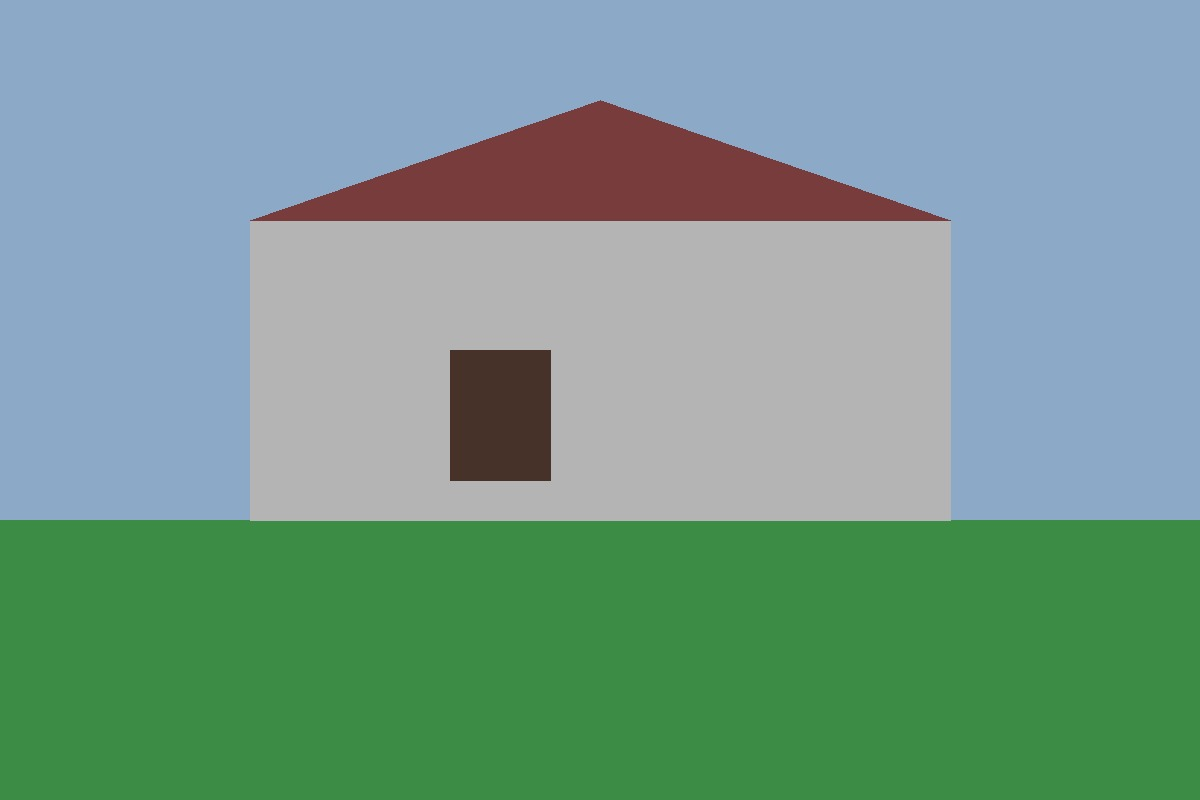
#> input picture samples/campus_fest_control.jpg, 1200 x 800 px; its folder holds only this picture in this run
$ python -i copymove.py   (imports and definitions only)
#> lines starting #> are read from the running program, lines starting #| are printed output that depends on the picture; after the words box and inside, x2 and y2 are one past the last pixel; in counts of white or black regions, pixels touching at a corner belong together
"""backend/app/analyzers/image/copymove.py

Forensic Copy-Move forgery detection using ORB features and RANSAC consistency.
Adheres strictly to Rule 2:
- Standalone copy-move findings cap at weak/moderate strength
- Mandatory alternative explanation: repetitive natural textures (brick, foliage, windows)
- Mandatory limitations statement
- Bounding box Region(x, y, w, h) mapped to original coordinate space
- Overlay artifact saved strictly to ctx.artifact_dir
- Pure functional design, no DB access, no unhandled exceptions
"""

import hashlib
from pathlib import Path
from typing import Any, Dict, List, Optional, Tuple
from uuid import uuid4

import cv2
import numpy as np
from PIL import Image

from shared.schemas import Modality, Observation, Region, Strength


def detect_copy_move_orb(
    image_np: np.ndarray,
    scale_factor: float = 1.0,
    min_spatial_dist: float = 30.0,
    ratio_thresh: float = 0.75,
    min_inliers: int = 8
) -> Tuple[List[Dict[str, Any]], Optional[np.ndarray], Dict[str, Any]]:
    """
    Detects copy-move duplication using ORB features + self-matching + RANSAC.
    Returns:
    - clusters of matches (with bounding boxes in original coordinates)
    - annotated visualization image (BGR)
    - statistics dict
    """
#> called with scale_factor = 1, min_spatial_dist = 30, ratio_thresh = 0.75, min_inliers = 8
    if len(image_np.shape) == 3:
        gray = cv2.cvtColor(image_np, cv2.COLOR_RGB2GRAY)
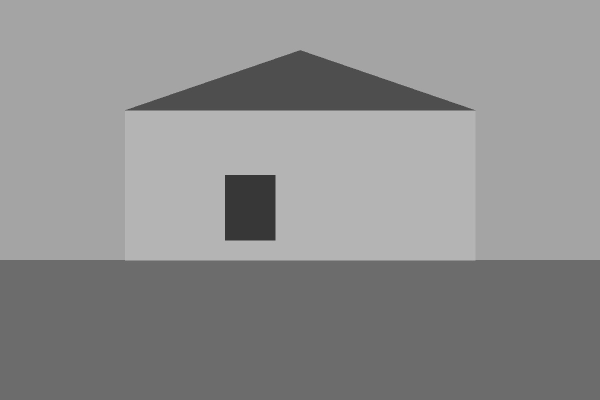
#> gray: shape (800, 1200) (shown at 1/2 size); min 49, max 188, mean 142.4
    else:
        gray = image_np

    orb = cv2.ORB_create(nfeatures=2500, fastThreshold=12)
    keypoints, descriptors = orb.detectAndCompute(gray, None)
#> keypoints = 208 keypoints; strongest (x, y, size): (451, 479, 31), (450, 478, 37.2), (550, 478, 31), (450, 351, 31)

    stats: Dict[str, Any] = {
        "keypoints_detected": len(keypoints) if keypoints else 0,
        "candidate_matches": 0,
        "ransac_inliers": 0,
        "clusters_found": 0,
    }
#> stats = {'keypoints_detected': 208, 'candidate_matches': 0, 'ransac_inliers': 0, 'clusters_found': 0}

    if descriptors is None or len(descriptors) < 15:
        return [], None, stats

    # Self-matching with BFMatcher (Hamming distance)
    bf = cv2.BFMatcher(cv2.NORM_HAMMING, crossCheck=False)
    # Find top 3 neighbors for each descriptor (0: self, 1: best other, 2: second other)
    knn_matches = bf.knnMatch(descriptors, descriptors, k=min(4, len(descriptors)))
#> knn_matches = 208 matches

    matched_pairs = []
    seen_pairs = set()

    for m_list in knn_matches:
        if len(m_list) < 3:
            continue
        # m_list[0] is self (queryIdx == trainIdx, dist == 0)
        # Find first non-self match that is spatially distant
        query_idx = m_list[0].queryIdx
        pt1 = np.array(keypoints[query_idx].pt)

        candidate = None
        second_candidate = None

        for m in m_list[1:]:
            train_idx = m.trainIdx
            pt2 = np.array(keypoints[train_idx].pt)
            dist = np.linalg.norm(pt1 - pt2)
            if dist >= min_spatial_dist:
                if candidate is None:
                    candidate = m
                elif second_candidate is None:
                    second_candidate = m
                    break

        if candidate and second_candidate:
            # Lowe's ratio test
            if candidate.distance < ratio_thresh * second_candidate.distance:
                pair = tuple(sorted([query_idx, candidate.trainIdx]))
                if pair not in seen_pairs:
                    seen_pairs.add(pair)
                    matched_pairs.append((query_idx, candidate.trainIdx))
#> this loop made 208 passes
#> (pt1, pair) on passes 5, 18, 22, 26, 28, 29, 31, 32: ([549, 350], (4, 5)), ([624, 108], (17, 35)), ([642, 114], (21, 63)), ([532.8, 122.4], (25, 69)), ([514.8, 128.4], (27, 33)), ([684, 128.4], (28, 65)), ([702, 134.4], (30, 61)), ([492, 136.8], (31, 52))
#> after the loop, matched_pairs = 41 pairs, first value 4 to 203, second value 4 to 185; seen_pairs = 41 items

    stats["candidate_matches"] = len(matched_pairs)

    if len(matched_pairs) < min_inliers:
        return [], None, stats

    # Extract source and destination points
    src_pts = np.float32([keypoints[p[0]].pt for p in matched_pairs]).reshape(-1, 1, 2)
#> src_pts = 41 rows, first 8: [549, 350], [624, 108], [642, 114], [532.8, 122.4], [514.8, 128.4], [684, 128.4], [702, 134.4], [492, 136.8]
    dst_pts = np.float32([keypoints[p[1]].pt for p in matched_pairs]).reshape(-1, 1, 2)
#> dst_pts = 41 rows, first 8: [450, 351], [732, 145.2], [852, 186], [322.8, 194.4], [480, 140.4], [859.2, 188.4], [844.8, 183.6], [390, 171.6]

    # Geometric consistency check using affine or homography RANSAC
    # Affine 2D RANSAC is robust for translation / rotation / scale copy-paste
    M, inliers = cv2.estimateAffine2D(src_pts, dst_pts, method=cv2.RANSAC, ransacReprojThreshold=5.0)
#> M = [[1.21, 0.662, -229.4], [0.0138, 0.938, 14.88]]; inliers = 41 values, max 1 at index 4, min 0 at index 0, mean 0.195

    if inliers is None:
        inlier_mask = np.zeros(len(matched_pairs), dtype=bool)
    else:
        inlier_mask = (inliers.ravel() == 1)

    inlier_count = int(np.sum(inlier_mask))
#> inlier_count = 8
    stats["ransac_inliers"] = inlier_count

    if inlier_count < min_inliers:
        return [], None, stats

    # Valid copy-move cluster confirmed
    inlier_pairs = [matched_pairs[i] for i in range(len(matched_pairs)) if inlier_mask[i]]
#> inlier_pairs = [(27, 33), (48, 126), (89, 4), (104, 109), (115, 54), (145, 162), (184, 185), (202, 173)]

    # Compute bounding boxes in original pixel coordinates (scale_factor converts back)
    src_inlier_pts = np.array([keypoints[p[0]].pt for p in inlier_pairs]) * scale_factor
#> src_inlier_pts = [[514.8, 128.4], [793.2, 166.8], [450, 351.6], [489.6, 136.8], [419, 161.3], [450.7, 351.4], [450.4, 350.9], [451.5, 351.2]]
    dst_inlier_pts = np.array([keypoints[p[1]].pt for p in inlier_pairs]) * scale_factor
#> dst_inlier_pts = [[480, 140.4], [839.5, 182.9], [549, 350], [452.2, 149.8], [382.8, 174], [547.8, 350.8], [547.4, 350.9], [547.4, 350.4]]

    def get_bbox(pts: np.ndarray) -> Dict[str, int]:
        x_min, y_min = np.min(pts, axis=0)
#> x_min = 419; y_min = 128.4
        x_max, y_max = np.max(pts, axis=0)
#> x_max = 793.2; y_max = 351.6
        # Pad by 10 px
        pad = 10
        x = max(0, int(x_min - pad))
#> x = 409
        y = max(0, int(y_min - pad))
#> y = 118
        w = int(x_max - x_min + 2 * pad)
#> w = 394
        h = int(y_max - y_min + 2 * pad)
#> h = 243
        return {"x": x, "y": y, "w": w, "h": h}

    src_bbox = get_bbox(src_inlier_pts)
#> src_bbox = {'x': 409, 'y': 118, 'w': 394, 'h': 243}
    dst_bbox = get_bbox(dst_inlier_pts)
#> dst_bbox = {'x': 372, 'y': 130, 'w': 476, 'h': 230}

    clusters = [{
        "inliers_count": inlier_count,
        "src_bbox": src_bbox,
        "dst_bbox": dst_bbox,
    }]
    stats["clusters_found"] = 1

    # Render visualization overlay on working image (RGB)
    vis_bgr = cv2.cvtColor(image_np, cv2.COLOR_RGB2BGR)
#> vis_bgr is the input picture: shape (800, 1200, 3); mean B, G, R 141.4, 154.7, 118.4
    # Draw matched inlier keypoints and connection lines
    for p in inlier_pairs:
        p1 = tuple(np.round(keypoints[p[0]].pt).astype(int))
        p2 = tuple(np.round(keypoints[p[1]].pt).astype(int))
        cv2.circle(vis_bgr, p1, 4, (0, 0, 255), -1)  # Red for src
        cv2.circle(vis_bgr, p2, 4, (255, 0, 0), -1)  # Blue for dst
        cv2.line(vis_bgr, p1, p2, (0, 255, 255), 1, cv2.LINE_AA)  # Yellow connection
#> this loop made 8 passes
#> (p, p1, p2) on passes 1 to 8: ((27, 33), (515, 128), (480, 140)), ((48, 126), (793, 167), (840, 183)), ((89, 4), (450, 352), (549, 350)), ((104, 109), (490, 137), (452, 150)), ((115, 54), (419, 161), (383, 174)), ((145, 162), (451, 351), (548, 351)), ((184, 185), (450, 351), (547, 351)), ((202, 173), (451, 351), (547, 350))
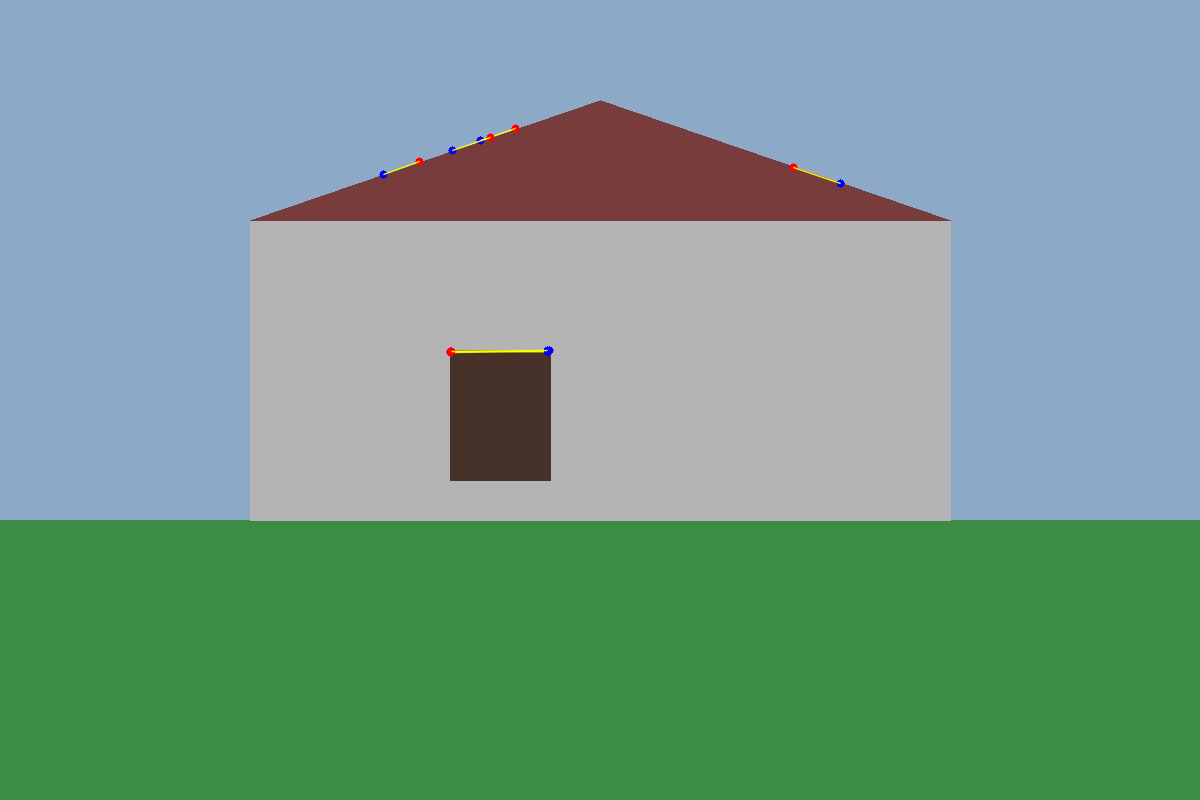
#> vis_bgr: shape (800, 1200, 3); 0.12% of pixels changed, all inside (x1, y1, x2, y2) = (379, 124, 845, 357)

    # Draw bounding boxes (scaled to working image)
    inv_scale = 1.0 / scale_factor
    def draw_box(bbox: Dict[str, int], color: Tuple[int, int, int], label: str):
#> called with color = (0, 0, 255), label = 'Cluster A'
        x1 = int(bbox["x"] * inv_scale)
#> x1 = 409
        y1 = int(bbox["y"] * inv_scale)
#> y1 = 118
        x2 = int((bbox["x"] + bbox["w"]) * inv_scale)
#> x2 = 803
        y2 = int((bbox["y"] + bbox["h"]) * inv_scale)
#> y2 = 361
        cv2.rectangle(vis_bgr, (x1, y1), (x2, y2), color, 2)
        cv2.putText(vis_bgr, label, (x1, max(15, y1 - 6)), cv2.FONT_HERSHEY_SIMPLEX, 0.5, color, 1)
#> vis_bgr: shape (800, 1200, 3); mean B, G, R 140.7, 154.1, 118.9

    draw_box(src_bbox, (0, 0, 255), "Cluster A")
    draw_box(dst_bbox, (255, 0, 0), "Cluster B")
#> call 2 of draw_box, with color = (255, 0, 0), label = 'Cluster B'
#> in draw_box (call 2), `x1 = int(bbox["x"] * inv_scale)`: x1 = 372
#> in draw_box (call 2), `y1 = int(bbox["y"] * inv_scale)`: y1 = 130
#> in draw_box (call 2), `x2 = int((bbox["x"] + bbox["w"]) * inv_scale)`: x2 = 848
#> in draw_box (call 2), `y2 = int((bbox["y"] + bbox["h"]) * inv_scale)`: y2 = 360
#> in draw_box (call 2), `cv2.rectangle(vis_bgr, (x1, y1), (x2, y2), color, 2)`:
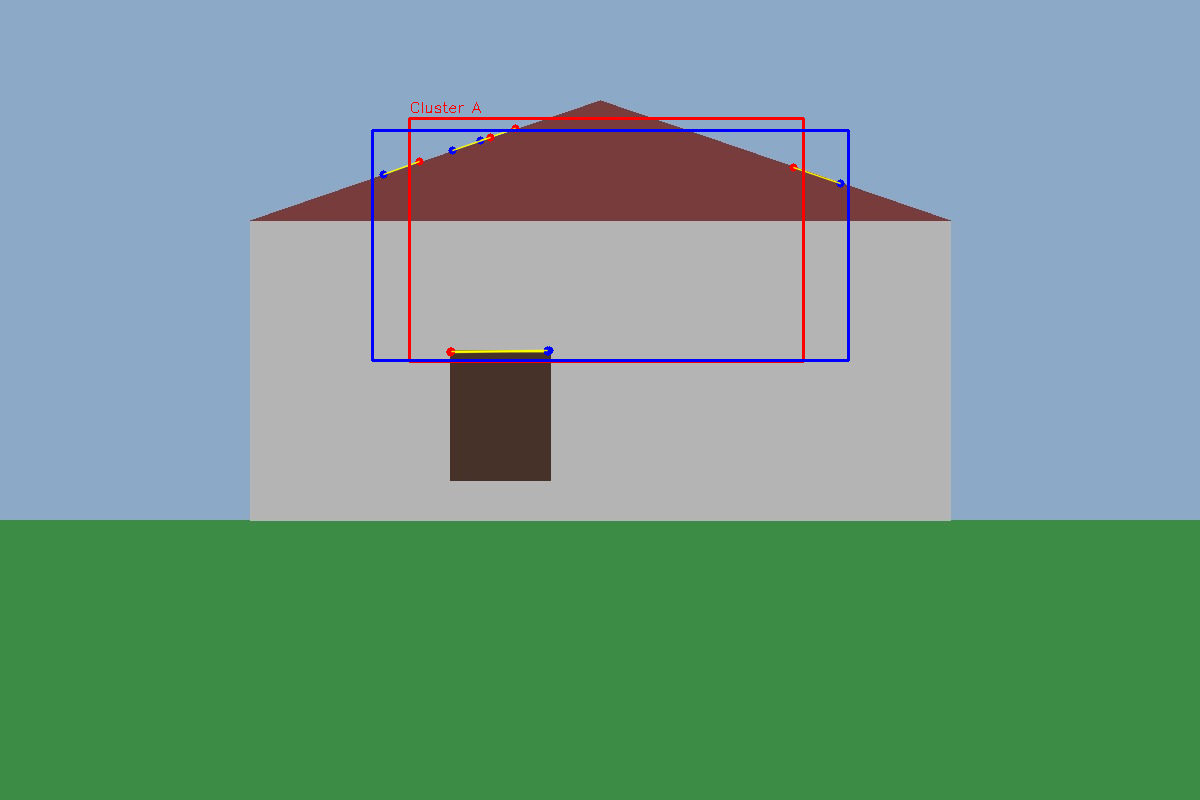
#> vis_bgr: shape (800, 1200, 3); mean B, G, R 141.3, 153.6, 118.2

    return clusters, vis_bgr, stats


# [137 lines that did not run here, left out]

>>> import cv2
>>> picture = cv2.cvtColor(cv2.imread('../../../../samples/campus_fest_control.jpg'), cv2.COLOR_BGR2RGB)
>>> result = detect_copy_move_orb(picture)

$ run again, on samples/campus_fest_edited.jpg
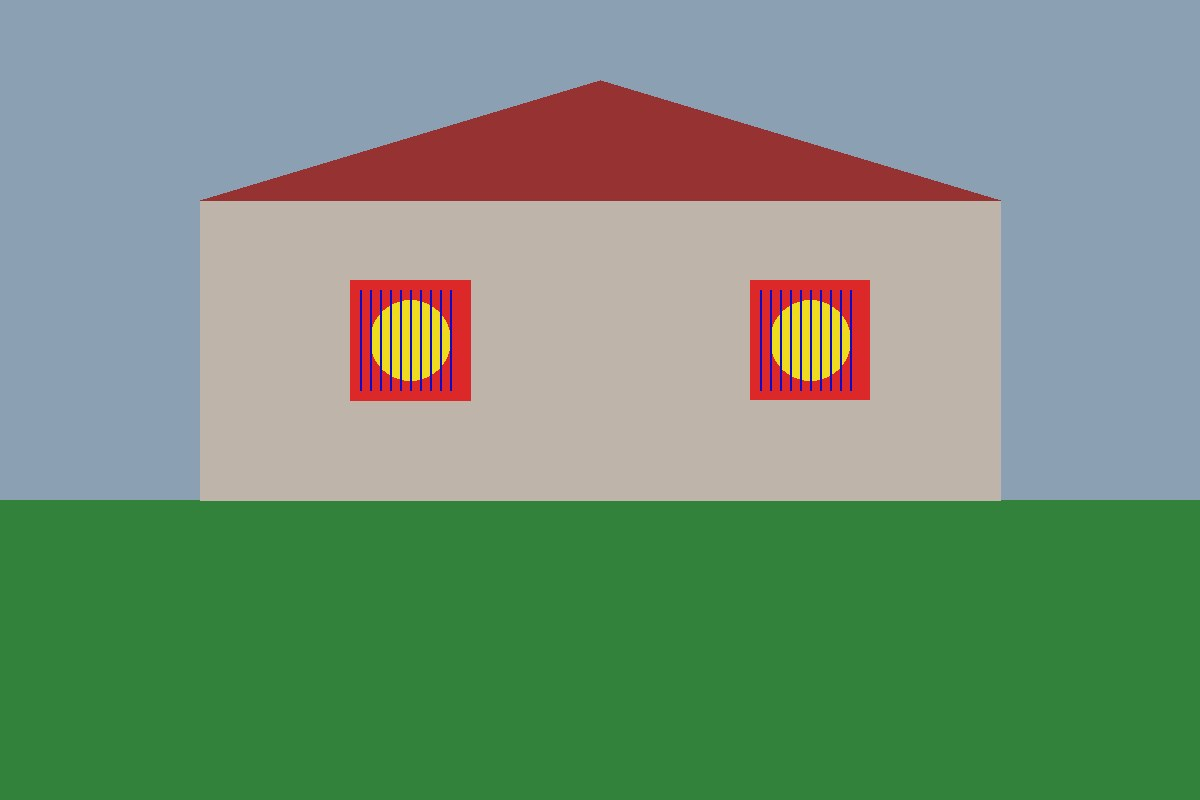
#> input picture samples/campus_fest_edited.jpg, 1200 x 800 px
#> keypoints = 1011 keypoints; strongest (x, y, size): (398, 376, 31), (798, 376, 31), (398, 304, 31), (798, 304, 31)
#> stats = {'keypoints_detected': 1011, 'candidate_matches': 0, 'ransac_inliers': 0, 'clusters_found': 0}
#> knn_matches = 1011 matches
#> the loop in detect_copy_move_orb, `for m_list in knn_matches:` made 1011 passes
#> (pt1, pair) on passes 54, 55, 56, 57, 60: ([350, 280], (53, 56)), ([352, 280], (54, 57)), ([468, 280], (55, 58)), ([750, 280], (56, 170)), ([360, 291], (59, 69))
#> after the loop in detect_copy_move_orb, `for m_list in knn_matches:`: matched_pairs = 212 pairs, first value 53 to 1007, second value 56 to 1009; seen_pairs = 212 items
#> src_pts = 212 rows, first 8: [350, 280], [352, 280], [468, 280], [750, 280], [360, 291], [371, 291], [380, 291], [391, 291]
#> dst_pts = 212 rows, first 8: [750, 280], [752, 280], [867, 280], [750, 399], [760, 291], [771, 291], [780, 291], [791, 291]
#> M = [[0.994, -0.000122, 402.4], [-0.00183, 0.997, 1.62]]; inliers = 212 values, max 1 at index 0, min 0 at index 3, mean 0.453
#> inlier_count = 96
#> inlier_pairs = 96 pairs, first value 53 to 934, second value 56 to 932
#> src_inlier_pts = 96 pairs, first value 349.9 to 469, second value 280 to 400
#> dst_inlier_pts = 96 pairs, first value 750 to 867, second value 280 to 399
#> x_min = 349.9; y_min = 280
#> x_max = 469; y_max = 400
#> x = 339
#> y = 270
#> w = 139
#> h = 140
#> src_bbox = {'x': 339, 'y': 270, 'w': 139, 'h': 140}
#> dst_bbox = {'x': 740, 'y': 270, 'w': 137, 'h': 139}
#> in detect_copy_move_orb, vis_bgr is the input picture: shape (800, 1200, 3); mean B, G, R 122, 145.4, 119.2
#> the loop in detect_copy_move_orb, `for p in inlier_pairs:` made 96 passes
#> (p, p1, p2) on passes 1 to 8: ((53, 56), (350, 280), (750, 280)), ((54, 57), (352, 280), (752, 280)), ((55, 58), (468, 280), (867, 280)), ((59, 69), (360, 291), (760, 291)), ((60, 70), (371, 291), (771, 291)), ((61, 71), (380, 291), (780, 291)), ((62, 72), (391, 291), (791, 291)), ((63, 73), (400, 291), (800, 291))
#> after the loop in detect_copy_move_orb, `for p in inlier_pairs:`:
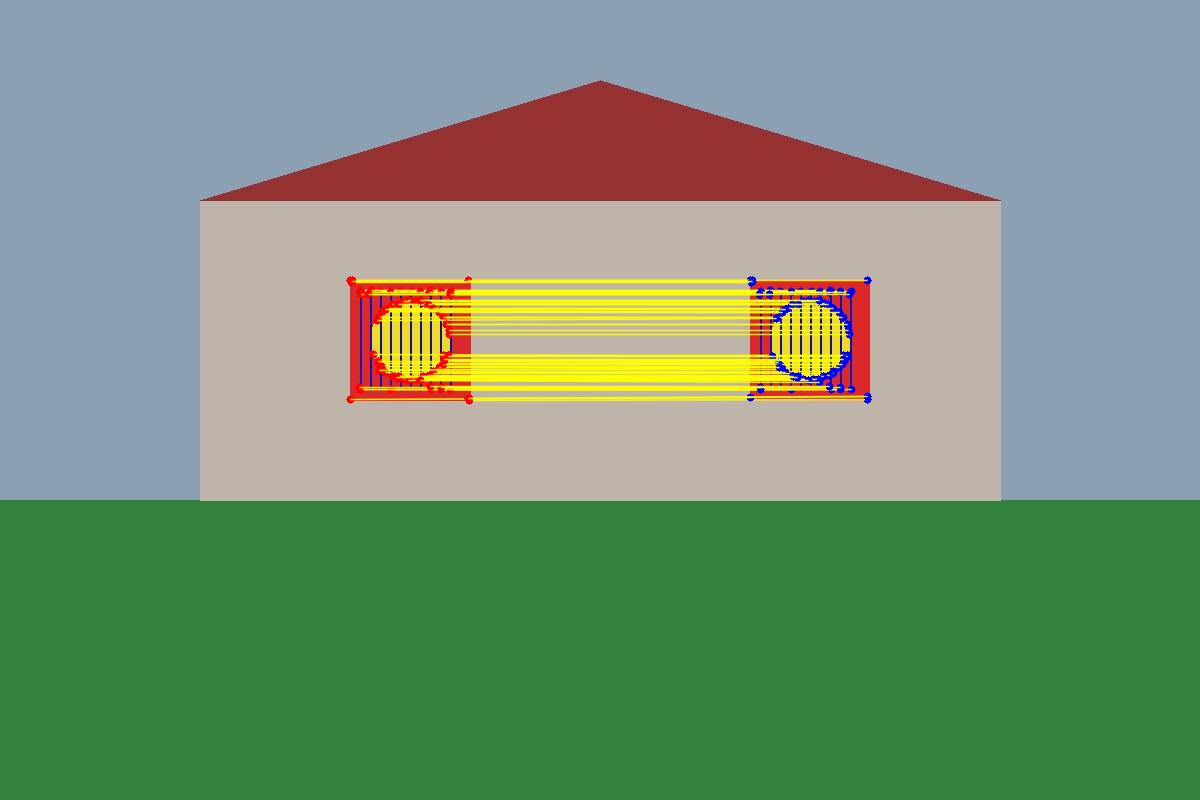
#> vis_bgr: shape (800, 1200, 3); 3.93% of pixels changed, all inside (x1, y1, x2, y2) = (346, 276, 872, 405)
#> x1 = 339
#> y1 = 270
#> x2 = 478
#> y2 = 410
#> x1 = 740
#> x2 = 877
#> y2 = 409
#> in draw_box (call 2), `cv2.rectangle(vis_bgr, (x1, y1), (x2, y2), color, 2)`:
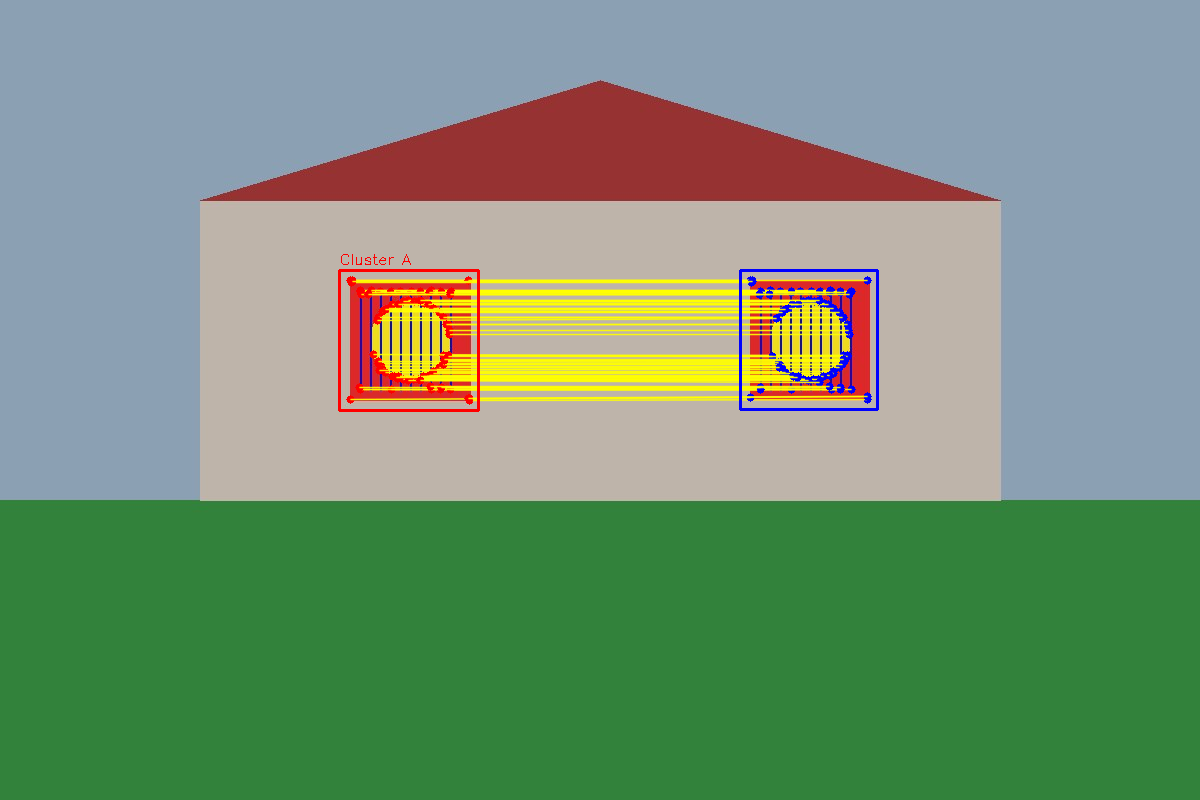
#> vis_bgr: shape (800, 1200, 3); mean B, G, R 118.7, 147, 120.4
